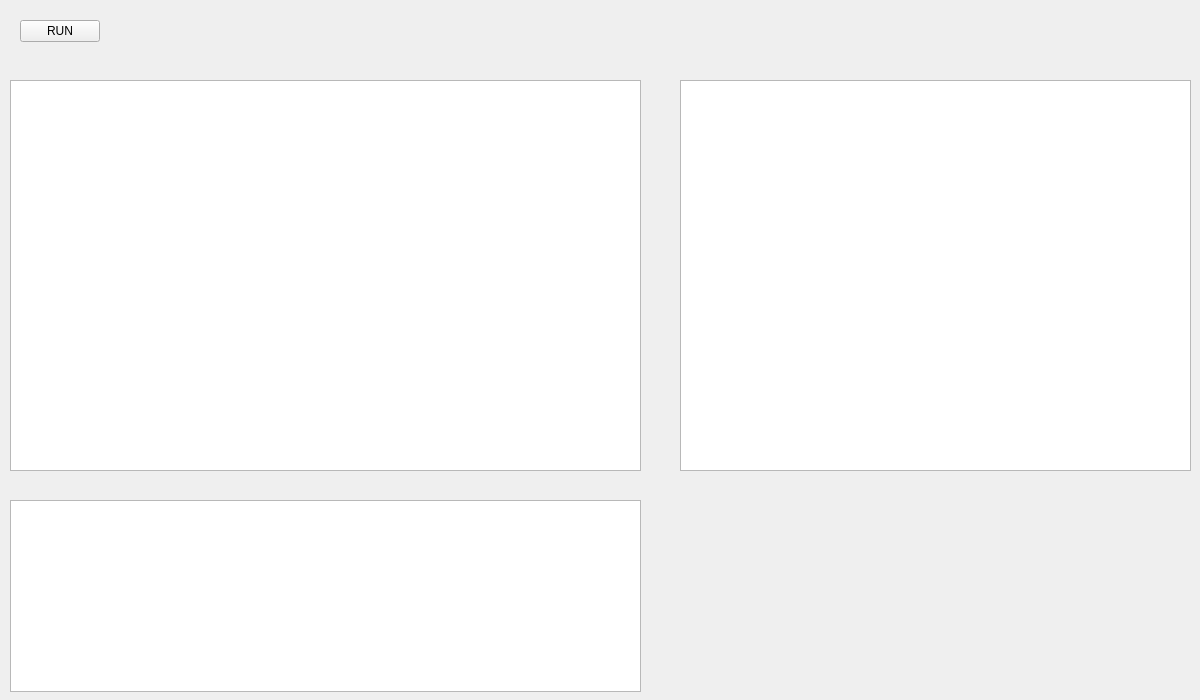
<?xml version="1.0" encoding="UTF-8"?>
<ui version="4.0">
 <class>MainWindow</class>
 <widget class="QMainWindow" name="MainWindow">
  <property name="geometry">
   <rect>
    <x>0</x>
    <y>0</y>
    <width>1200</width>
    <height>700</height>
   </rect>
  </property>
  <property name="baseSize">
   <size>
    <width>0</width>
    <height>0</height>
   </size>
  </property>
  <property name="windowTitle">
   <string>MainWindow</string>
  </property>
  <widget class="QWidget" name="centralWidget">
   <widget class="QPlainTextEdit" name="code_text">
    <property name="geometry">
     <rect>
      <x>10</x>
      <y>80</y>
      <width>631</width>
      <height>391</height>
     </rect>
    </property>
   </widget>
   <widget class="QTextBrowser" name="ram_view">
    <property name="geometry">
     <rect>
      <x>680</x>
      <y>80</y>
      <width>511</width>
      <height>391</height>
     </rect>
    </property>
   </widget>
   <widget class="QTextBrowser" name="stdout">
    <property name="geometry">
     <rect>
      <x>10</x>
      <y>500</y>
      <width>631</width>
      <height>192</height>
     </rect>
    </property>
   </widget>
   <widget class="QPushButton" name="run">
    <property name="geometry">
     <rect>
      <x>20</x>
      <y>20</y>
      <width>80</width>
      <height>22</height>
     </rect>
    </property>
    <property name="text">
     <string>RUN</string>
    </property>
   </widget>
  </widget>
 </widget>
 <layoutdefault spacing="6" margin="11"/>
 <resources/>
 <connections/>
</ui>
